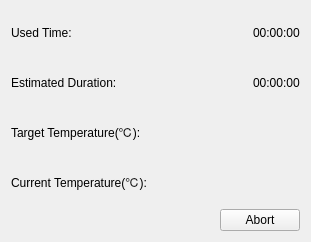
<?xml version="1.0" encoding="UTF-8"?>
<ui version="4.0">
 <class>Diagnostics::CDiagnosticHeatingDialog</class>
 <widget class="QWidget" name="Diagnostics::CDiagnosticHeatingDialog">
  <property name="geometry">
   <rect>
    <x>0</x>
    <y>0</y>
    <width>311</width>
    <height>242</height>
   </rect>
  </property>
  <property name="windowTitle">
   <string>Form</string>
  </property>
  <layout class="QGridLayout" name="gridLayout">
   <item row="0" column="0" colspan="2">
    <layout class="QVBoxLayout" name="verticalLayout">
     <item>
      <layout class="QHBoxLayout" name="horizontalLayout">
       <item>
        <widget class="QLabel" name="label">
         <property name="text">
          <string>Used Time:</string>
         </property>
        </widget>
       </item>
       <item>
        <spacer name="horizontalSpacer">
         <property name="orientation">
          <enum>Qt::Horizontal</enum>
         </property>
         <property name="sizeHint" stdset="0">
          <size>
           <width>40</width>
           <height>20</height>
          </size>
         </property>
        </spacer>
       </item>
       <item>
        <widget class="QLabel" name="usedTimeValue">
         <property name="text">
          <string>00:00:00</string>
         </property>
        </widget>
       </item>
      </layout>
     </item>
     <item>
      <layout class="QHBoxLayout" name="horizontalLayout_2">
       <item>
        <widget class="QLabel" name="label_3">
         <property name="text">
          <string>Estimated Duration:</string>
         </property>
        </widget>
       </item>
       <item>
        <spacer name="horizontalSpacer_2">
         <property name="orientation">
          <enum>Qt::Horizontal</enum>
         </property>
         <property name="sizeHint" stdset="0">
          <size>
           <width>40</width>
           <height>20</height>
          </size>
         </property>
        </spacer>
       </item>
       <item>
        <widget class="QLabel" name="durationValue">
         <property name="text">
          <string>00:00:00</string>
         </property>
        </widget>
       </item>
      </layout>
     </item>
     <item>
      <layout class="QHBoxLayout" name="horizontalLayout_3">
       <item>
        <widget class="QLabel" name="label_5">
         <property name="text">
          <string>Target Temperature(℃):</string>
         </property>
        </widget>
       </item>
       <item>
        <spacer name="horizontalSpacer_3">
         <property name="orientation">
          <enum>Qt::Horizontal</enum>
         </property>
         <property name="sizeHint" stdset="0">
          <size>
           <width>40</width>
           <height>20</height>
          </size>
         </property>
        </spacer>
       </item>
       <item>
        <widget class="QLabel" name="targetTempValue">
         <property name="text">
          <string/>
         </property>
        </widget>
       </item>
      </layout>
     </item>
     <item>
      <layout class="QHBoxLayout" name="horizontalLayout_4">
       <item>
        <widget class="QLabel" name="label_7">
         <property name="text">
          <string>Current Temperature(℃):</string>
         </property>
        </widget>
       </item>
       <item>
        <spacer name="horizontalSpacer_4">
         <property name="orientation">
          <enum>Qt::Horizontal</enum>
         </property>
         <property name="sizeHint" stdset="0">
          <size>
           <width>40</width>
           <height>20</height>
          </size>
         </property>
        </spacer>
       </item>
       <item>
        <widget class="QLabel" name="currentTempValue">
         <property name="text">
          <string/>
         </property>
        </widget>
       </item>
      </layout>
     </item>
    </layout>
   </item>
   <item row="1" column="0">
    <spacer name="horizontalSpacer_5">
     <property name="orientation">
      <enum>Qt::Horizontal</enum>
     </property>
     <property name="sizeHint" stdset="0">
      <size>
       <width>199</width>
       <height>20</height>
      </size>
     </property>
    </spacer>
   </item>
   <item row="1" column="1">
    <widget class="QPushButton" name="abortBtn">
     <property name="text">
      <string>Abort</string>
     </property>
    </widget>
   </item>
  </layout>
 </widget>
 <resources/>
 <connections/>
</ui>
